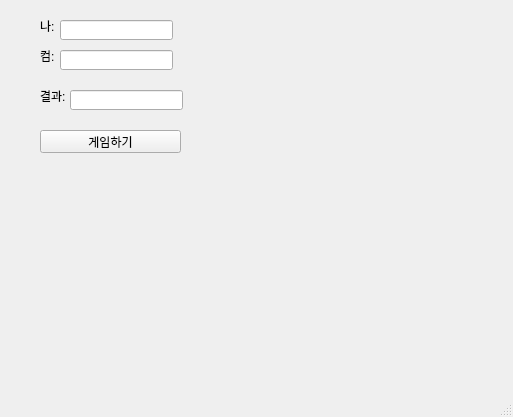
<?xml version="1.0" encoding="UTF-8"?>
<ui version="4.0">
 <class>PushButton</class>
 <widget class="QMainWindow" name="PushButton">
  <property name="geometry">
   <rect>
    <x>0</x>
    <y>0</y>
    <width>513</width>
    <height>417</height>
   </rect>
  </property>
  <property name="windowTitle">
   <string>MainWindow</string>
  </property>
  <widget class="QWidget" name="centralwidget">
   <widget class="QLabel" name="lblMine">
    <property name="geometry">
     <rect>
      <x>40</x>
      <y>20</y>
      <width>56</width>
      <height>12</height>
     </rect>
    </property>
    <property name="text">
     <string>나:</string>
    </property>
   </widget>
   <widget class="QLabel" name="lblCom">
    <property name="geometry">
     <rect>
      <x>40</x>
      <y>50</y>
      <width>56</width>
      <height>12</height>
     </rect>
    </property>
    <property name="text">
     <string>컴:</string>
    </property>
   </widget>
   <widget class="QLabel" name="lblResult">
    <property name="geometry">
     <rect>
      <x>40</x>
      <y>90</y>
      <width>56</width>
      <height>12</height>
     </rect>
    </property>
    <property name="text">
     <string>결과:</string>
    </property>
   </widget>
   <widget class="QLineEdit" name="leMine">
    <property name="geometry">
     <rect>
      <x>60</x>
      <y>20</y>
      <width>113</width>
      <height>20</height>
     </rect>
    </property>
   </widget>
   <widget class="QLineEdit" name="leCom">
    <property name="geometry">
     <rect>
      <x>60</x>
      <y>50</y>
      <width>113</width>
      <height>20</height>
     </rect>
    </property>
   </widget>
   <widget class="QLineEdit" name="leResult">
    <property name="geometry">
     <rect>
      <x>70</x>
      <y>90</y>
      <width>113</width>
      <height>20</height>
     </rect>
    </property>
   </widget>
   <widget class="QPushButton" name="pb">
    <property name="geometry">
     <rect>
      <x>40</x>
      <y>130</y>
      <width>141</width>
      <height>23</height>
     </rect>
    </property>
    <property name="text">
     <string>게임하기</string>
    </property>
   </widget>
  </widget>
  <widget class="QMenuBar" name="menubar">
   <property name="geometry">
    <rect>
     <x>0</x>
     <y>0</y>
     <width>513</width>
     <height>21</height>
    </rect>
   </property>
  </widget>
  <widget class="QStatusBar" name="statusbar"/>
 </widget>
 <resources/>
 <connections/>
 <slots>
  <slot>click()</slot>
 </slots>
</ui>
